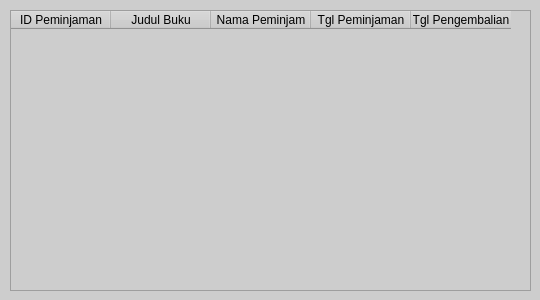
<?xml version="1.0" encoding="UTF-8"?>
<ui version="4.0">
 <class>Dialog</class>
 <widget class="QDialog" name="Dialog">
  <property name="geometry">
   <rect>
    <x>0</x>
    <y>0</y>
    <width>540</width>
    <height>300</height>
   </rect>
  </property>
  <property name="windowTitle">
   <string>Dialog</string>
  </property>
  <property name="styleSheet">
   <string notr="true">background-color: rgb(205, 205, 205);</string>
  </property>
  <widget class="QTableWidget" name="tblBookNotYetBack">
   <property name="geometry">
    <rect>
     <x>10</x>
     <y>10</y>
     <width>521</width>
     <height>281</height>
    </rect>
   </property>
   <property name="font">
    <font>
     <family>Century Gothic</family>
     <pointsize>10</pointsize>
    </font>
   </property>
   <property name="editTriggers">
    <set>QAbstractItemView::NoEditTriggers</set>
   </property>
   <property name="selectionMode">
    <enum>QAbstractItemView::SingleSelection</enum>
   </property>
   <property name="selectionBehavior">
    <enum>QAbstractItemView::SelectRows</enum>
   </property>
   <column>
    <property name="text">
     <string>ID Peminjaman</string>
    </property>
   </column>
   <column>
    <property name="text">
     <string>Judul Buku</string>
    </property>
   </column>
   <column>
    <property name="text">
     <string>Nama Peminjam</string>
    </property>
   </column>
   <column>
    <property name="text">
     <string>Tgl Peminjaman</string>
    </property>
   </column>
   <column>
    <property name="text">
     <string>Tgl Pengembalian</string>
    </property>
   </column>
  </widget>
 </widget>
 <resources/>
 <connections/>
</ui>
